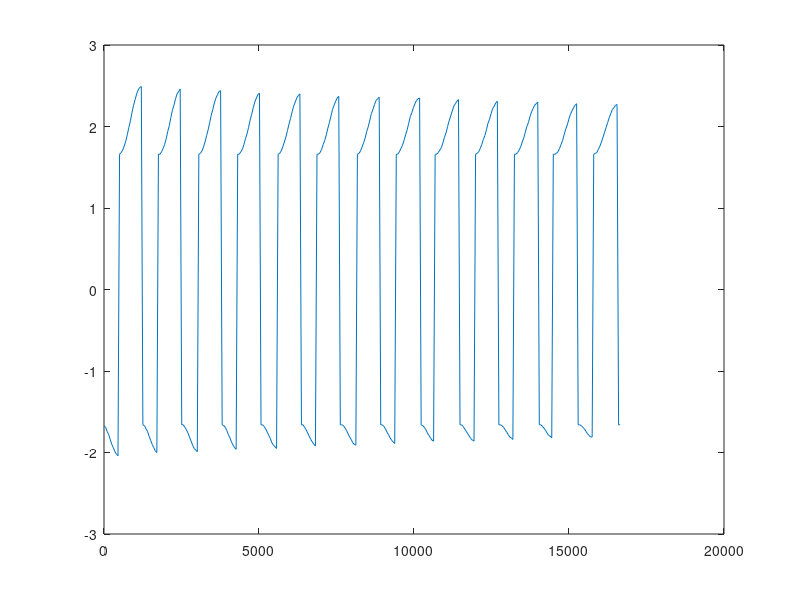

Source code (MATLAB): (Note: this script raises an error after producing the figure.)
a = [-1.67
-1.69
-1.74
-1.78
-1.84
-1.90
-1.94
-1.99
-2.02
-2.04
1.66
1.68
1.71
1.76
1.82
1.90
1.99
2.07
2.17
2.26
2.33
2.40
2.45
2.48
2.49
-1.66
-1.67
-1.71
-1.74
-1.80
-1.85
-1.90
-1.94
-1.98
-2.00
1.66
1.66
1.69
1.73
1.78
1.85
1.94
2.01
2.11
2.20
2.26
2.34
2.40
2.43
2.46
-1.66
-1.66
-1.69
-1.72
-1.76
-1.81
-1.86
-1.91
-1.95
-1.97
-1.99
1.66
1.67
1.70
1.75
1.81
1.89
1.96
2.05
2.14
2.21
2.29
2.35
2.39
2.43
2.44
-1.66
-1.67
-1.69
-1.73
-1.78
-1.82
-1.87
-1.91
-1.94
-1.96
1.66
1.66
1.69
1.72
1.78
1.85
1.91
1.99
2.08
2.15
2.23
2.30
2.35
2.39
2.41
-1.66
-1.66
-1.68
-1.71
-1.75
-1.79
-1.83
-1.88
-1.91
-1.93
-1.95
1.66
1.67
1.70
1.75
1.81
1.87
1.95
2.03
2.10
2.18
2.25
2.30
2.35
2.38
2.40
-1.66
-1.66
-1.69
-1.72
-1.76
-1.80
-1.84
-1.87
-1.90
-1.92
1.66
1.66
1.68
1.72
1.78
1.83
1.90
1.98
2.05
2.13
2.21
2.26
2.31
2.35
2.37
-1.66
-1.66
-1.67
-1.70
-1.73
-1.77
-1.81
-1.84
-1.88
-1.90
-1.91
1.66
1.67
1.70
1.75
1.80
1.86
1.94
2.00
2.08
2.16
2.21
2.27
2.32
2.34
2.36
-1.66
-1.66
-1.68
-1.71
-1.75
-1.78
-1.82
-1.85
-1.87
-1.89
1.66
1.66
1.69
1.73
1.77
1.83
1.90
1.96
2.04
2.12
2.17
2.23
2.28
2.32
2.34
2.35
-1.66
-1.67
-1.69
-1.72
-1.76
-1.79
-1.82
-1.85
-1.86
1.66
1.66
1.68
1.71
1.74
1.80
1.87
1.92
2.00
2.07
2.13
2.19
2.25
2.28
2.31
2.33
-1.66
-1.66
-1.68
-1.71
-1.74
-1.77
-1.80
-1.83
-1.85
-1.86
1.66
1.67
1.69
1.73
1.78
1.84
1.89
1.96
2.04
2.09
2.16
2.22
2.25
2.29
2.31
-1.66
-1.66
-1.67
-1.69
-1.72
-1.75
-1.78
-1.81
-1.82
-1.84
1.66
1.66
1.68
1.71
1.75
1.81
1.86
1.93
2.00
2.05
2.12
2.18
2.22
2.26
2.28
2.30
-1.66
-1.66
-1.68
-1.70
-1.73
-1.76
-1.79
-1.80
-1.82
1.66
1.66
1.67
1.69
1.73
1.78
1.83
1.90
1.97
2.02
2.09
2.15
2.19
2.23
2.26
2.28
-1.66
-1.66
-1.67
-1.69
-1.71
-1.74
-1.77
-1.79
-1.81
-1.81
1.66
1.67
1.68
1.72
1.76
1.81
1.87
1.93
1.99
2.05
2.11
2.16
2.21
2.23
2.26
2.27
-1.66
-1.66
]



t = linspace(0,length(a)*50, length(a));

plot(t,a)

[pks, locs] = findpeaks(a)

freq = 2*pi / (mean(diff(locs))*50/1000)

% natural frequency is 4.9280

length_eq = 9.80665/(freq^2)

% Equivalent length is .4038


